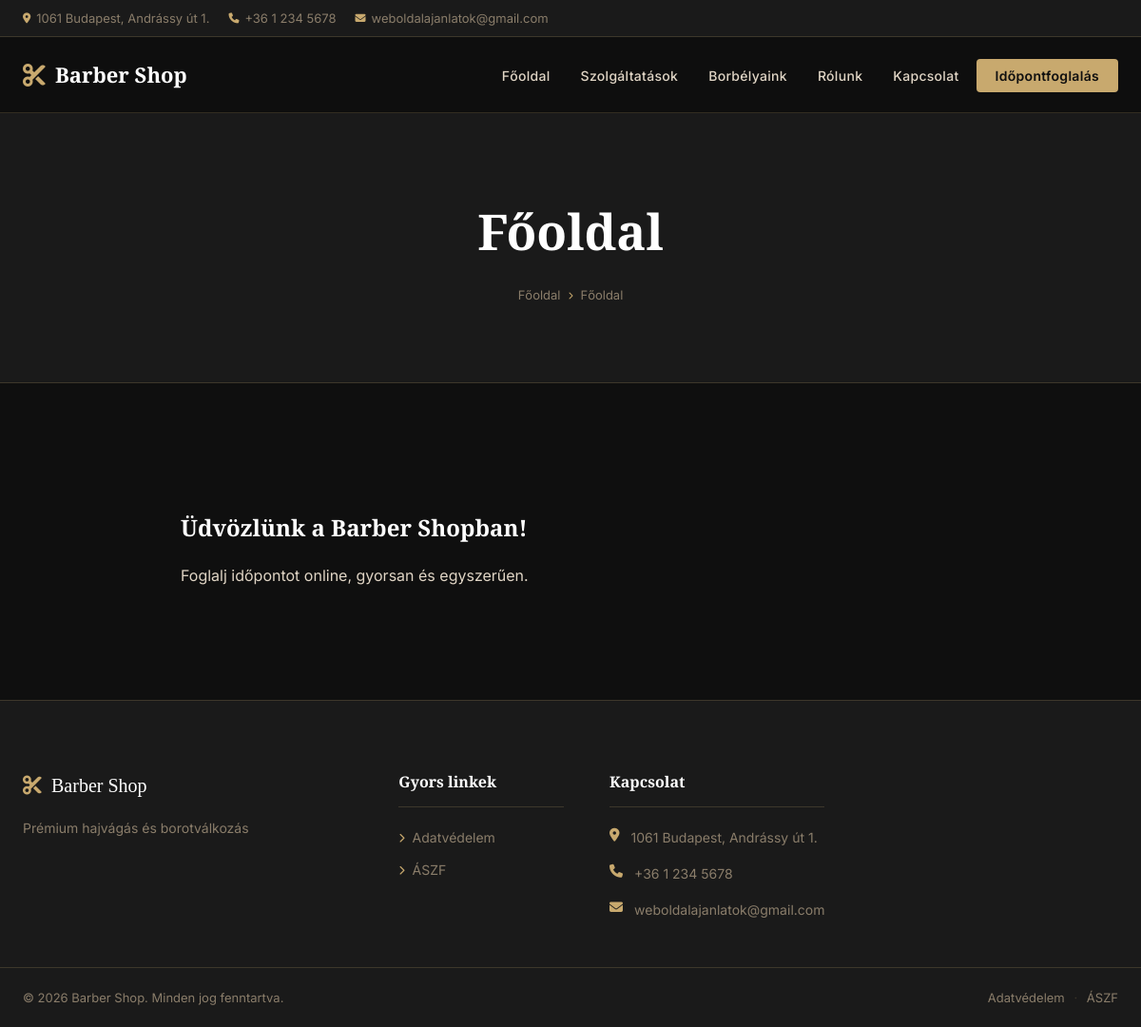
/page.php?slug=fooldal, run on the app's committed database.
### tables this page shows
CREATE TABLE `menu_items` (
  `id` int(11) NOT NULL,
  `menu_id` int(11) NOT NULL,
  `parent_id` int(11) DEFAULT 0,
  `label` varchar(100) NOT NULL,
  `url` varchar(255) DEFAULT NULL,
  `page_id` int(11) DEFAULT NULL,
  `sort_order` int(11) DEFAULT 0,
  `target` varchar(20) DEFAULT '_self'
);

CREATE TABLE `pages` (
  `id` int(11) NOT NULL,
  `title` varchar(255) NOT NULL,
  `slug` varchar(255) NOT NULL,
  `content` longtext DEFAULT NULL,
  `meta_title` varchar(255) DEFAULT NULL,
  `meta_description` text DEFAULT NULL,
  `schema_type` varchar(50) DEFAULT 'WebPage',
  `status` enum('published','draft') DEFAULT 'draft',
  `sort_order` int(11) DEFAULT 0,
  `created_at` timestamp NOT NULL DEFAULT current_timestamp(),
  `updated_at` timestamp NOT NULL DEFAULT current_timestamp() ON UPDATE current_timestamp()
);

CREATE TABLE `settings` (
  `setting_key` varchar(100) NOT NULL,
  `setting_value` text DEFAULT NULL
);

### includes/functions.php (called while the page is built, shortened)
<?php
function get_setting(string $key, string $default = ''): string {
    global $pdo;
    static $cache = [];
    if (array_key_exists($key, $cache)) return $cache[$key];
    $stmt = $pdo->prepare("SELECT setting_value FROM settings WHERE setting_key = ? LIMIT 1");
    $stmt->execute([$key]);
    $val = $stmt->fetchColumn();
    $cache[$key] = ($val !== false) ? $val : $default;
    return $cache[$key];
}
function e(?string $str): string {
    return htmlspecialchars((string)($str ?? ''), ENT_QUOTES, 'UTF-8');
}

### includes/shortcodes.php (called while the page is built, shortened)
<?php
function process_shortcodes(string $content): string {
    $content = html_entity_decode($content, ENT_QUOTES | ENT_HTML5, 'UTF-8');
  $content = str_replace(
    ["\u{201C}", "\u{201D}", "\u{2018}", "\u{2019}", '&#8220;', '&#8221;', '&#8216;', '&#8217;'],
    ['"',        '"',        "'",         "'",        '"',       '"',       "'",       "'"],
    $content
);
    $content = preg_replace_callback(
        '/\[services(\s[^\]]+)?\]/',
        'shortcode_services',
        $content
    );
    $content = preg_replace_callback(
        '/\[staff(\s[^\]]+)?\]/',
        'shortcode_staff',
        $content
    );
    $content = preg_replace_callback(
        '/\[booking_button(\s[^\]]+)?\]/',
        'shortcode_booking_button',
        $content
    );
    $content = preg_replace_callback(
        '/\[map\]/',
        'shortcode_map',
        $content
    );
    $content = preg_replace_callback(
        '/\[opening_hours\]/',
        'shortcode_opening_hours',
        $content
    );
    return $content;
}
    ?>

### page.php (the view, shortened to what this page needs)
<?php
require_once 'includes/db.php';
require_once 'includes/functions.php';
require_once 'includes/shortcodes.php';
$slug = $_GET['slug'] ?? '';
$slug = preg_replace('/[^a-z0-9-]/', '', strtolower(trim($slug)));
$stmt = $pdo->prepare("SELECT * FROM pages WHERE slug=? AND status='published' LIMIT 1");
$stmt->execute([$slug]);
$page = $stmt->fetch();
    ?>
    <?php
require_once 'templates/header.php';
?>
<div class="page-hero">
    <div class="container">
        <h1><?= e($page['title']) ?></h1>
        <div class="page-breadcrumb">
            <a href="<?= BASE_URL ?>/">Főoldal</a>
            <i class="fas fa-chevron-right"></i>
            <span><?= e($page['title']) ?></span>
        </div>
    </div>
</div>
<section class="section section-dark">
    <div class="container">
        <div class="page-content">
    <?= process_shortcodes($page['content']) ?>
</div>
    </div>
</section>
<?php require_once 'templates/footer.php'; ?>

### templates/header.php (shortened to what this page needs)
<?php
require_once __DIR__ . '/../includes/db.php';
$site_name    = get_setting('site_name', 'Barber Shop');
$site_phone   = get_setting('site_phone', '');
$site_email   = get_setting('site_email', '');
$site_address = get_setting('site_address', '');
$site_logo    = get_setting('site_logo', '');
$facebook_url = get_setting('facebook_url', '');
$instagram_url= get_setting('instagram_url', '');
$meta_desc    = get_setting('meta_description', '');
$favicon      = get_setting('site_favicon', '');
$header_menu = [];
$menu_row = $pdo->query("SELECT id FROM menus WHERE location='header' LIMIT 1")->fetch();
if ($menu_row) {
    $stmt = $pdo->prepare("SELECT * FROM menu_items WHERE menu_id=? AND parent_id=0 ORDER BY sort_order ASC");
    $stmt->execute([$menu_row['id']]);
    $header_menu = $stmt->fetchAll();
}
$current_path = trim(parse_url($_SERVER['REQUEST_URI'], PHP_URL_PATH), '/');
$current_path = preg_replace('#^barber/?#', '', $current_path);
?>
<!DOCTYPE html>
<html lang="hu">
<head>
    <link rel="stylesheet" href="<?= BASE_URL ?>/assets/css/style.css">
    <link rel="stylesheet" href="https://cdnjs.cloudflare.com/ajax/libs/font-awesome/6.5.0/css/all.min.css">
</head>
<body>
<div class="topbar">
    <div class="container">
        <div class="topbar-left">
            <?php if ($site_address): ?>
            <span><i class="fas fa-map-marker-alt"></i> <?= e($site_address) ?></span>
            <?php endif; ?>
            <?php if ($site_phone): ?>
            <a href="tel:<?= e($site_phone) ?>"><i class="fas fa-phone"></i> <?= e($site_phone) ?></a>
            <?php endif; ?>
            <?php if ($site_email): ?>
            <a href="mailto:<?= e($site_email) ?>"><i class="fas fa-envelope"></i> <?= e($site_email) ?></a>
            <?php endif; ?>
        </div>
    </div>
</div>
<header class="site-header" id="siteHeader">
    <div class="container">
        <div class="header-inner">
            <a href="<?= BASE_URL ?>/" class="site-logo">
                <?php if ($site_logo): ?>
                    <img src="<?= UPLOAD_URL . e($site_logo) ?>" alt="<?= e($site_name) ?>">
                <?php else: ?>
                    <span class="logo-icon"><i class="fas fa-cut"></i></span>
                    <span class="logo-text"><?= e($site_name) ?></span>
                <?php endif; ?>
            </a>
            <nav class="main-nav" id="mainNav">
                <ul>
                    <?php foreach ($header_menu as $item): ?>
                    <?php
                    $item_path = trim(parse_url($item['url'], PHP_URL_PATH), '/');
                    $item_path = preg_replace('#^barber/?#', '', $item_path);
                    $is_active = ($current_path === $item_path) ||
                                 ($item_path === '' && $current_path === '');
                    $is_booking = str_contains($item['url'], 'foglalas');
                    ?>
                    <li>
                        <a href="<?= e($item['url']) ?>"
                           class="<?= $is_active ? 'active' : '' ?> <?= $is_booking ? 'nav-booking-btn' : '' ?>"
                           <?= $item['target'] === '_blank' ? 'target="_blank" rel="noopener"' : '' ?>>
                            <?= e($item['label']) ?>
                        </a>
                    </li>
                    <?php endforeach; ?>
                </ul>
            </nav>
        </div>
    </div>
</header>

### templates/footer.php (shortened to what this page needs)
<?php
$footer_menu = [];
$fmenu_row = $pdo->query("SELECT id FROM menus WHERE location='footer' LIMIT 1")->fetch();
if ($fmenu_row) {
    $stmt = $pdo->prepare("SELECT * FROM menu_items WHERE menu_id=? ORDER BY sort_order ASC");
    $stmt->execute([$fmenu_row['id']]);
    $footer_menu = $stmt->fetchAll();
}
$footer_text  = get_setting('footer_text', '© ' . date('Y') . ' ' . $site_name);
$maps_embed   = get_setting('google_maps_embed', '');
?>
<footer class="site-footer">
    <div class="footer-top">
        <div class="container">
            <div class="footer-grid">
                <div class="footer-col footer-about">
                    <a href="<?= BASE_URL ?>/" class="footer-logo">
                        <?php if ($site_logo): ?>
                            <img src="<?= UPLOAD_URL . e($site_logo) ?>" alt="<?= e($site_name) ?>">
                        <?php else: ?>
                            <i class="fas fa-cut"></i> <?= e($site_name) ?>
                        <?php endif; ?>
                    </a>
                    <p><?= e(get_setting('site_tagline', '')) ?></p>
                </div>
                <div class="footer-col">
                    <h4>Gyors linkek</h4>
                    <ul class="footer-links">
                        <?php foreach ($footer_menu as $item): ?>
                        <li>
                            <a href="<?= e($item['url']) ?>">
                                <i class="fas fa-chevron-right"></i> <?= e($item['label']) ?>
                            </a>
                        </li>
                        <?php endforeach; ?>
                    </ul>
                </div>
                <div class="footer-col">
                    <h4>Kapcsolat</h4>
                    <ul class="footer-contact">
                        <?php if ($site_address): ?>
                        <li>
                            <i class="fas fa-map-marker-alt"></i>
                            <span><?= e($site_address) ?></span>
                        </li>
                        <?php endif; ?>
                        <?php if ($site_phone): ?>
                        <li>
                            <i class="fas fa-phone"></i>
                            <a href="tel:<?= e($site_phone) ?>"><?= e($site_phone) ?></a>
                        </li>
                        <?php endif; ?>
                        <?php if ($site_email): ?>
                        <li>
                            <i class="fas fa-envelope"></i>
                            <a href="mailto:<?= e($site_email) ?>"><?= e($site_email) ?></a>
                        </li>
                        <?php endif; ?>
                    </ul>
                </div>
            </div>
        </div>
    </div>
    <div class="footer-bottom">
        <div class="container">
            <p><?= e($footer_text) ?></p>
            <p>
                <a href="<?= BASE_URL ?>/adatvedelem">Adatvédelem</a>
                <span>·</span>
                <a href="<?= BASE_URL ?>/aszf">ÁSZF</a>
            </p>
        </div>
    </div>
</footer>
</body>
</html>

### page.php (style rules this page uses)
.page-content { max-width: 820px; margin: 0 auto; }
.page-content h1,.page-content h2,.page-content h3 { font-family:var(--font-serif); color:var(--white); margin:32px 0 16px; }
.page-content p { color:var(--text); line-height:1.8; margin-bottom:16px; }

### data on the page
menu_items: label "Főoldal"
menu_items: label "Szolgáltatások"
menu_items: label "Borbélyaink"
menu_items: label "Rólunk"
menu_items: label "Kapcsolat"
menu_items: label "Időpontfoglalás"
pages: title "Főoldal", content "Üdvözlünk a Barber Shopban! Foglalj időpontot online, gyorsan és egyszerűen."
settings: setting_value "Prémium hajvágás és borotválkozás"
menu_items: label "Adatvédelem"
menu_items: label "ÁSZF"

### other printed values
$site_address "1061 Budapest, Andrássy út 1."
$site_phone "+36 1 234 5678"
$site_email "weboldalajanlatok@gmail.com"
$site_name "Barber Shop"
$footer_text "© 2026 Barber Shop. Minden jog fenntartva."
